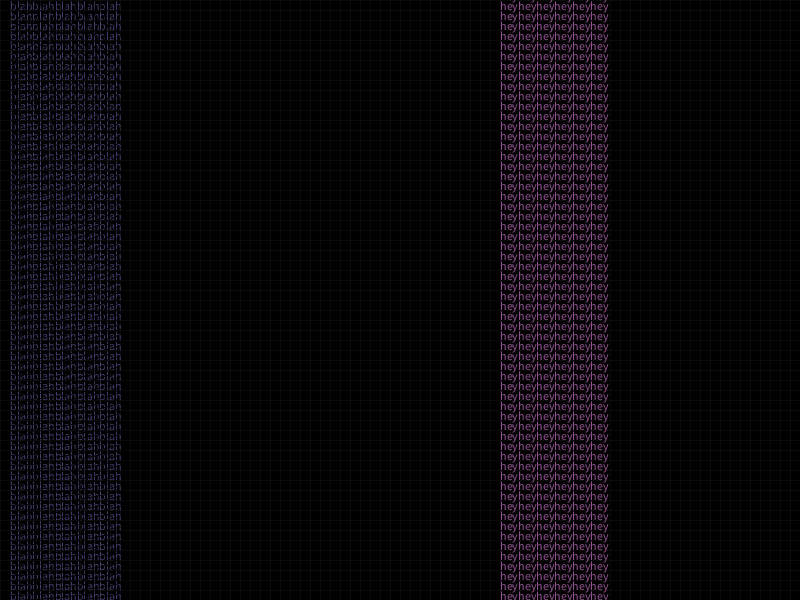
Frame 1 (no input)
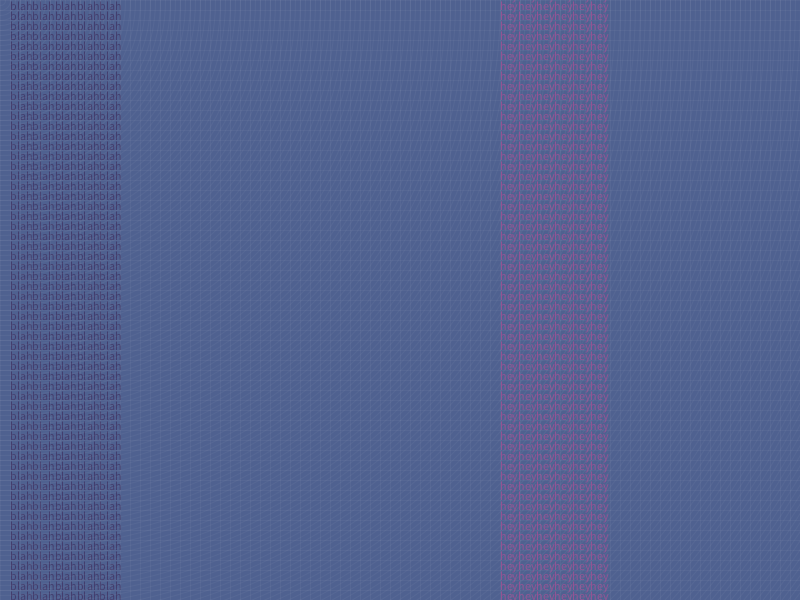
Frame 60 (the mouse pressed at the canvas centre just before this capture)
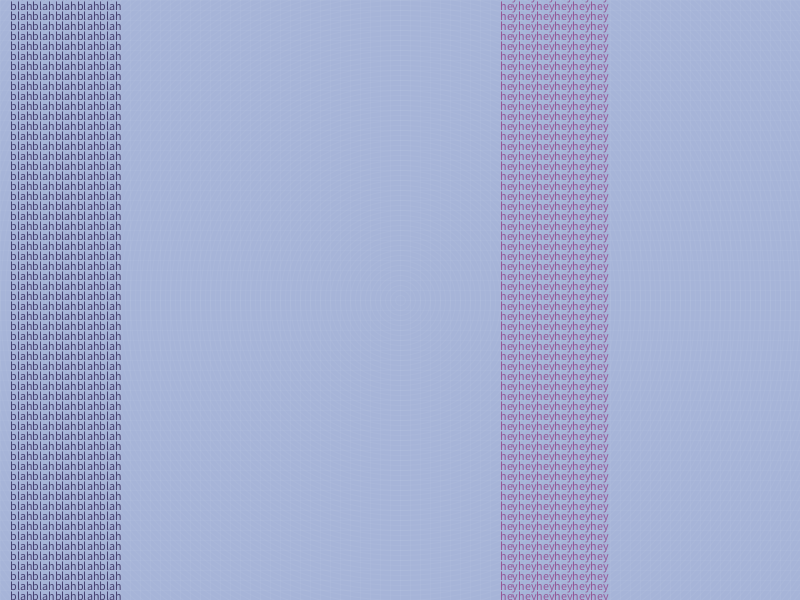
Frame 120 (the mouse held since frame 60 and released just before this capture)

The Processing sketch that drew these frames (run headless with seeded random() and noise(); from frame 60 on, the mouse is pressed at the canvas centre):

// Processing sketch: processing_73391
// ── processing_73391.pde


//homework 10/2

color fillColor;

void setup(){
  size(800,600);
  smooth();
  fillColor = 0;
}
  
  void draw(){
    background(fillColor);
    if(mouseX < 250){
      fillColor=color(#4F6190);
    }else if (mouseX > 250 && mouseX < 500){
      fillColor=color(#A6B4D8);
    }else{
      fillColor=color(#5872FF);
      noFill();
    }
  for(int i = 0; i < 250; i++){
    fill(#433C6C);
    text("blahblahblahblahblah",10,i*10);
  }
  for(int i = 0;i < 250; i++){
    //fill(#B5CEC0,200);
    noFill();
    ellipse(mouseX,mouseY,i*10,i*10);
  }
   for (int i = 0;i < 800; i++){      //<-----code not working
  fill(#955394);
  text("heyheyheyheyheyhey",500,i*10);
  }
  for(int x = 0; x < width; x+=10){
    stroke(255,10);
    line(x,0,x,height);
  }
  for(int y = 0; y < height; y+=10){
    stroke(255,10);
    line(0,y,width,y);
  }
  }

 
